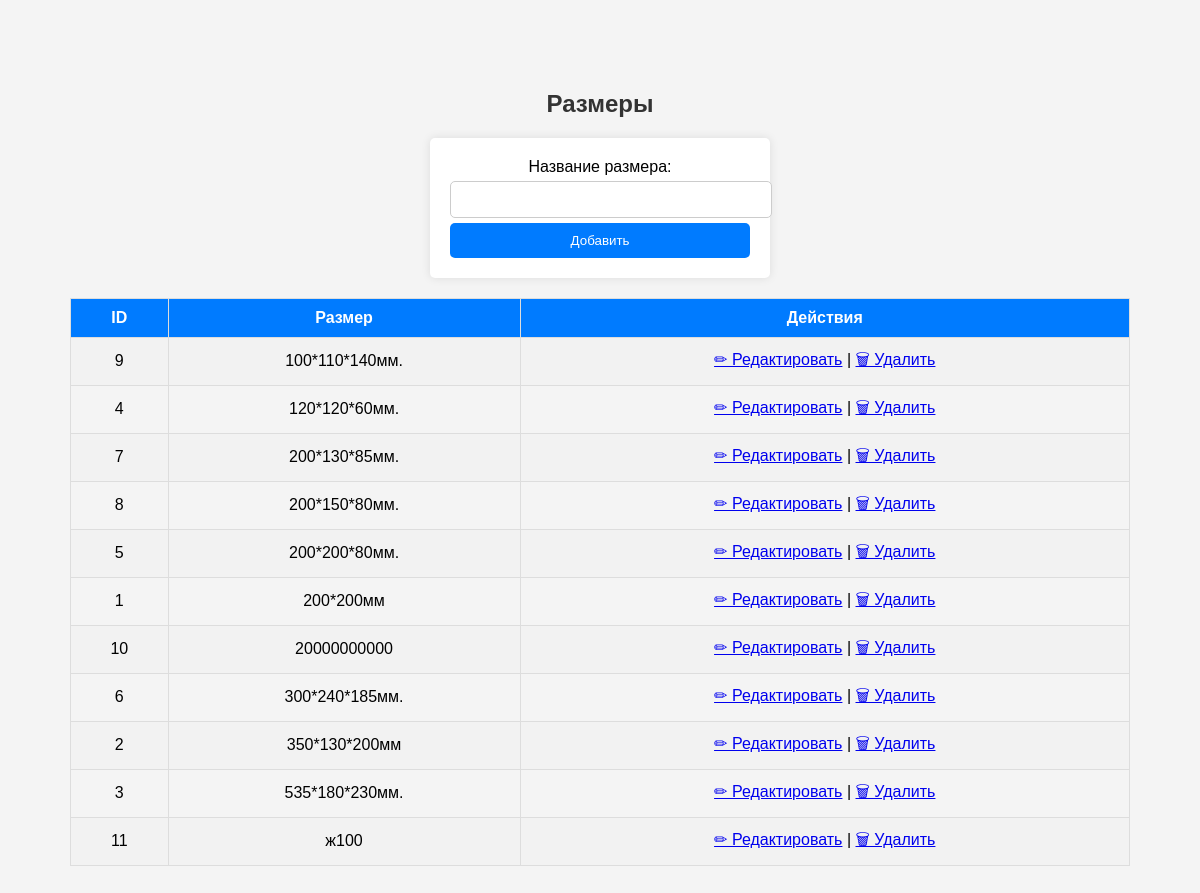
Page /admin/sizes.php (signed in) on the earlier database version.
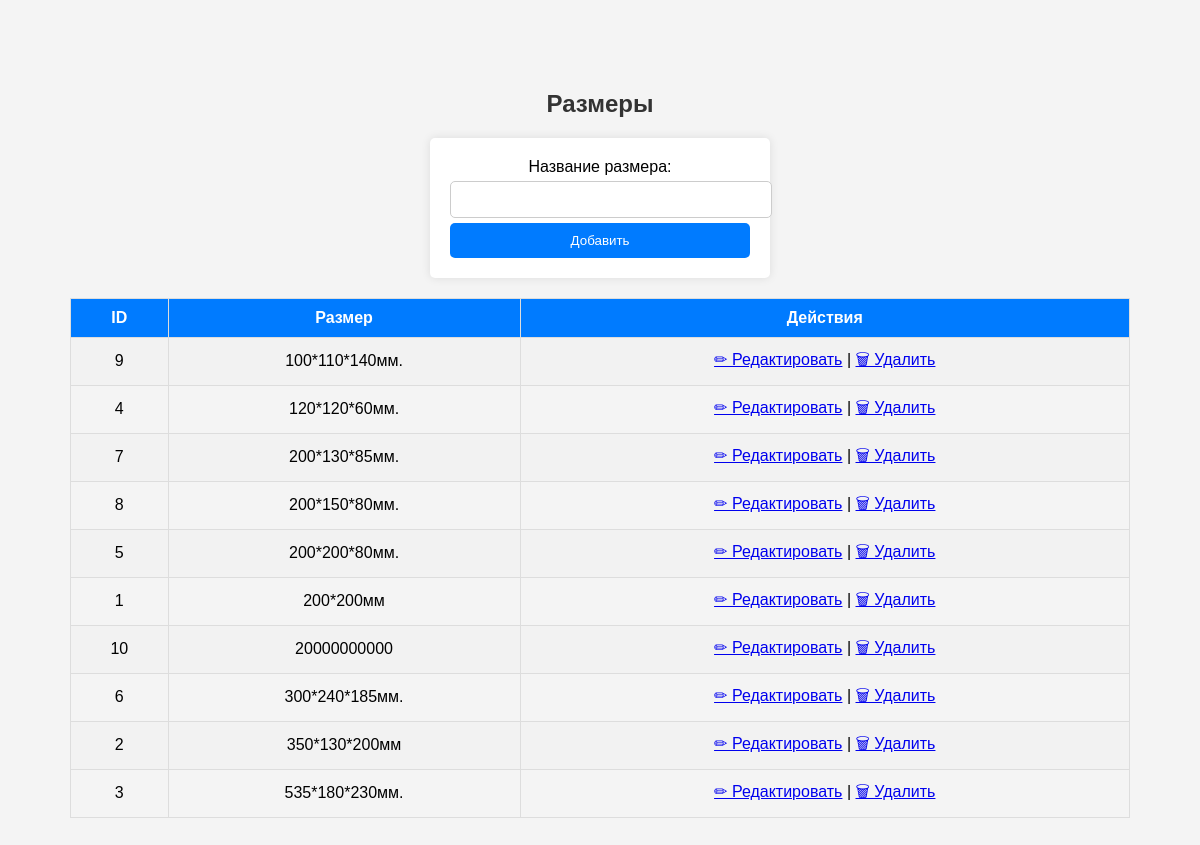
Same page on the later database version.
### tables this page shows
CREATE TABLE `sizes` (
  `id` int(11) NOT NULL AUTO_INCREMENT,
  `name` varchar(50) NOT NULL,
  PRIMARY KEY (`id`),
  UNIQUE KEY `name` (`name`)
);

### admin/sizes.php (the view, shortened to what this page needs)
<?php
require_once '../database/db.php';
$sizes = $conn->query("SELECT * FROM sizes ORDER BY name ASC")->fetchAll(PDO::FETCH_ASSOC);
?>
<!DOCTYPE html>
<html lang="ru">
<head>
    <link rel="stylesheet" href="styles.css">
</head>
<body>
<h2>Размеры</h2>
<form method="POST">
    <label>Название размера:</label>
    <input type="text" name="name" required>
    <button type="submit">Добавить</button>
</form>
<table border="1">
    <tr>
        <th>ID</th>
        <th>Размер</th>
        <th>Действия</th>
    </tr>
    <?php foreach ($sizes as $size): ?>
    <tr>
        <td><?= $size['id']; ?></td>
        <td><?= htmlspecialchars($size['name']); ?></td>
        <td>
        <a href="edit_size.php?id=<?= $size['id']; ?>">✏ Редактировать</a> |
            <a href="delete_size.php?id=<?= $size['id']; ?>" onclick="return confirm('Удалить?');">🗑 Удалить</a>
        </td>
    </tr>
    <?php endforeach; ?>
</table>
</body>
</html>

Differences in the rows shown:
removed sizes: id "11", name "ж100"
